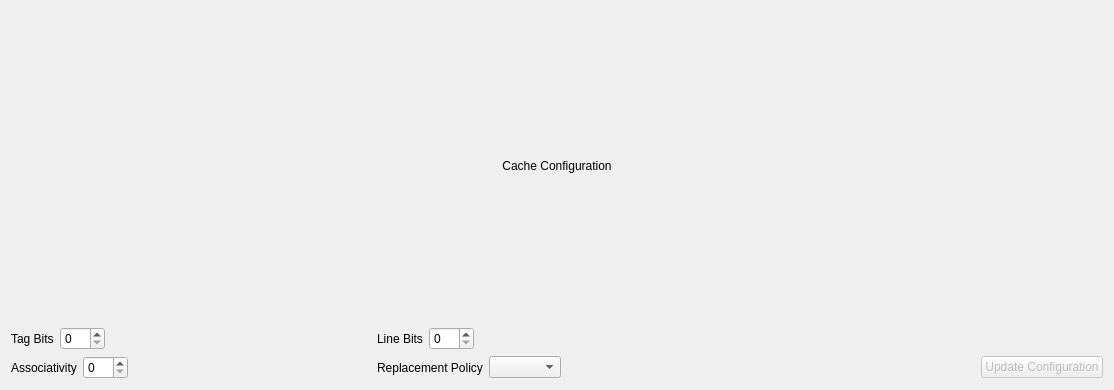
<?xml version="1.0" encoding="UTF-8"?>
<ui version="4.0">
 <class>CacheConfig</class>
 <widget class="QWidget" name="CacheConfig">
  <property name="geometry">
   <rect>
    <x>0</x>
    <y>0</y>
    <width>1114</width>
    <height>390</height>
   </rect>
  </property>
  <property name="windowTitle">
   <string>Form</string>
  </property>
  <layout class="QGridLayout" name="gridLayout_2">
   <item row="2" column="1">
    <layout class="QGridLayout" name="gridLayout">
     <item row="1" column="1" colspan="2">
      <layout class="QHBoxLayout" name="horizontalLayout">
       <item>
        <widget class="QLabel" name="tagLabel">
         <property name="text">
          <string>Tag Bits</string>
         </property>
        </widget>
       </item>
       <item>
        <widget class="QSpinBox" name="tagBits">
         <property name="minimumSize">
          <size>
           <width>45</width>
           <height>0</height>
          </size>
         </property>
        </widget>
       </item>
       <item>
        <spacer name="horizontalSpacer">
         <property name="orientation">
          <enum>Qt::Horizontal</enum>
         </property>
         <property name="sizeHint" stdset="0">
          <size>
           <width>40</width>
           <height>20</height>
          </size>
         </property>
        </spacer>
       </item>
      </layout>
     </item>
     <item row="1" column="3" colspan="2">
      <layout class="QHBoxLayout" name="horizontalLayout_2">
       <item>
        <widget class="QLabel" name="lineLabel">
         <property name="text">
          <string>Line Bits</string>
         </property>
        </widget>
       </item>
       <item>
        <widget class="QSpinBox" name="indexBits">
         <property name="minimumSize">
          <size>
           <width>45</width>
           <height>0</height>
          </size>
         </property>
        </widget>
       </item>
       <item>
        <spacer name="horizontalSpacer_2">
         <property name="orientation">
          <enum>Qt::Horizontal</enum>
         </property>
         <property name="sizeHint" stdset="0">
          <size>
           <width>40</width>
           <height>20</height>
          </size>
         </property>
        </spacer>
       </item>
      </layout>
     </item>
     <item row="3" column="3" colspan="2">
      <layout class="QHBoxLayout" name="horizontalLayout_5">
       <item>
        <widget class="QLabel" name="replacementLabel">
         <property name="text">
          <string>Replacement Policy</string>
         </property>
        </widget>
       </item>
       <item>
        <widget class="QComboBox" name="replacementCombo"/>
       </item>
       <item>
        <spacer name="horizontalSpacer_4">
         <property name="orientation">
          <enum>Qt::Horizontal</enum>
         </property>
         <property name="sizeHint" stdset="0">
          <size>
           <width>40</width>
           <height>20</height>
          </size>
         </property>
        </spacer>
       </item>
      </layout>
     </item>
     <item row="3" column="1" colspan="2">
      <layout class="QHBoxLayout" name="horizontalLayout_4">
       <item>
        <widget class="QLabel" name="associativtyLabel">
         <property name="text">
          <string>Associativity</string>
         </property>
        </widget>
       </item>
       <item>
        <widget class="QSpinBox" name="associativityNum">
         <property name="minimumSize">
          <size>
           <width>45</width>
           <height>0</height>
          </size>
         </property>
        </widget>
       </item>
       <item>
        <spacer name="horizontalSpacer_3">
         <property name="orientation">
          <enum>Qt::Horizontal</enum>
         </property>
         <property name="sizeHint" stdset="0">
          <size>
           <width>40</width>
           <height>20</height>
          </size>
         </property>
        </spacer>
       </item>
      </layout>
     </item>
     <item row="0" column="1" colspan="6">
      <widget class="QLabel" name="widgetLabel">
       <property name="text">
        <string>Cache Configuration</string>
       </property>
       <property name="alignment">
        <set>Qt::AlignCenter</set>
       </property>
      </widget>
     </item>
     <item row="1" column="5" colspan="2">
      <widget class="QLabel" name="byteFieldBits">
       <property name="text">
        <string/>
       </property>
      </widget>
     </item>
     <item row="3" column="5" colspan="2">
      <layout class="QHBoxLayout" name="horizontalLayout_3">
       <item>
        <spacer name="horizontalSpacer_5">
         <property name="orientation">
          <enum>Qt::Horizontal</enum>
         </property>
         <property name="sizeHint" stdset="0">
          <size>
           <width>40</width>
           <height>20</height>
          </size>
         </property>
        </spacer>
       </item>
       <item>
        <widget class="QPushButton" name="updateButton">
         <property name="enabled">
          <bool>false</bool>
         </property>
         <property name="text">
          <string>Update Configuration</string>
         </property>
        </widget>
       </item>
      </layout>
     </item>
    </layout>
   </item>
  </layout>
 </widget>
 <resources/>
 <connections/>
</ui>
